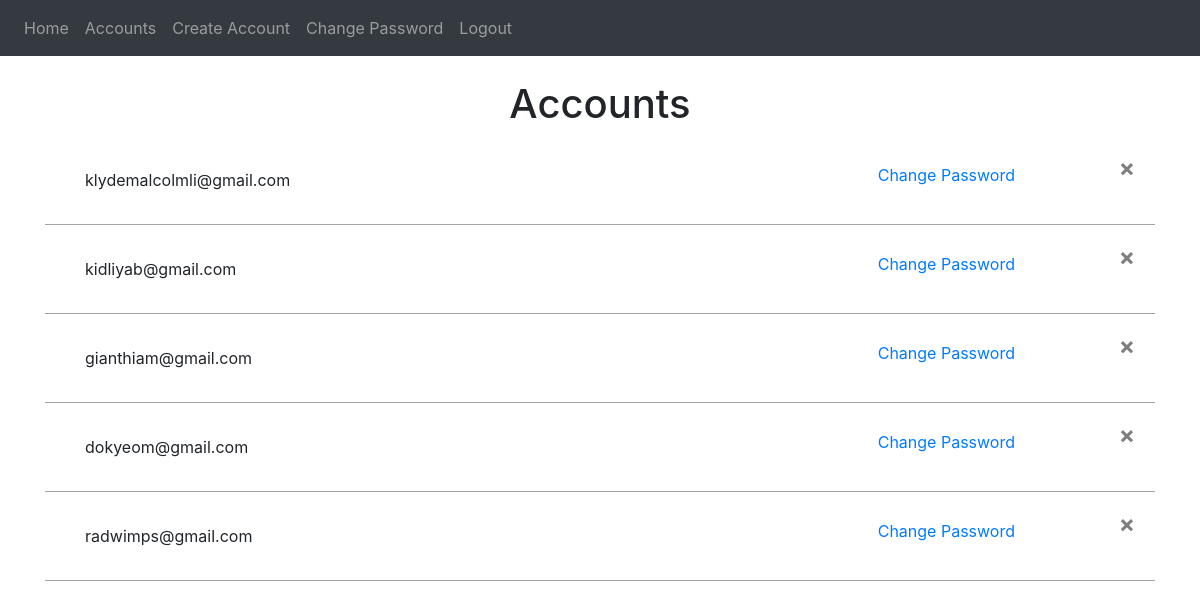
Page /accounts (signed in) on the earlier database version.
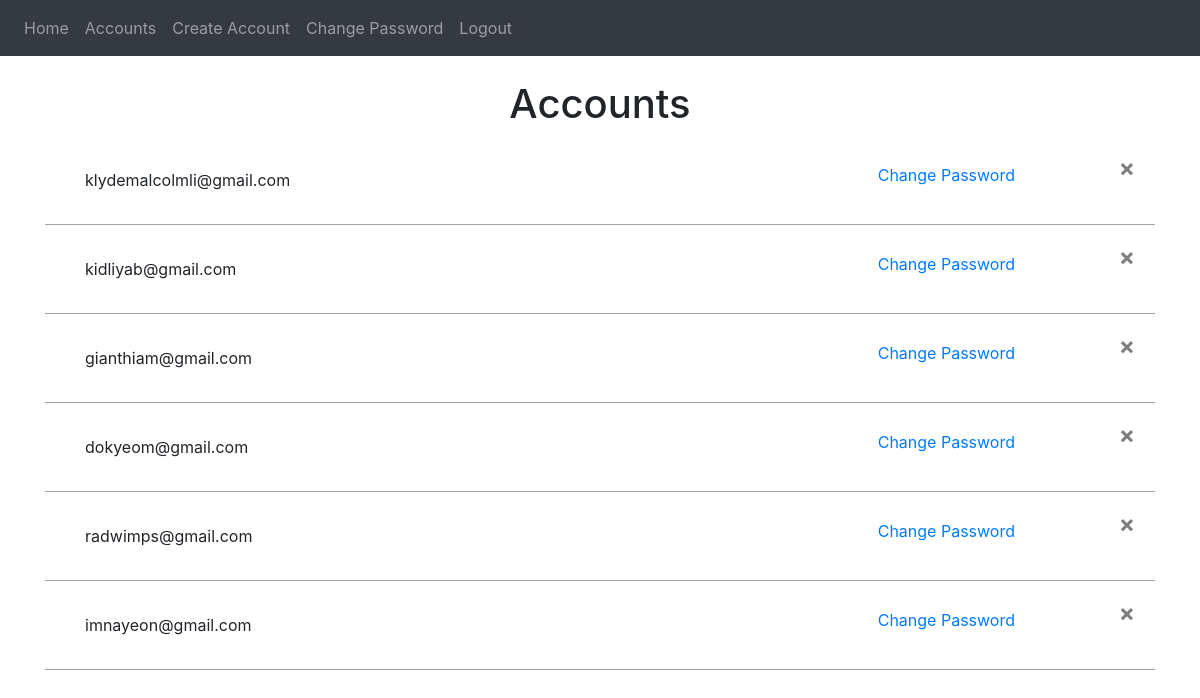
Same page on the later database version.
### website/models.py (models this page shows)
class User(db.Model, UserMixin):
    id = db.Column(db.Integer, primary_key=True)
    email = db.Column(db.String(150), unique=True)
    password = db.Column(db.String(150))
    firstName = db.Column(db.String(150))

### website/views.py (the view)
@ views.route('/accounts', methods=['GET', 'POST'])
@ login_required
def accounts():
    if current_user.id > 3:
        return redirect(url_for('views.home'))
    if request.method == 'POST':
        session['changePasswordFor'] = request.form.get('changePasswordFor')
        return redirect(url_for('auth.changePasswordFor'))
    users = User.query.all()
    return render_template("accounts.html", user=current_user, users=users)

### website/__init__.py (called while the page is built)
def create_app():
    app = Flask(__name__)
    app.config['SECRET_KEY'] = 'holyshesh'
    app.config['SQLALCHEMY_DATABASE_URI'] = f'sqlite:///{DB_NAME}'
    db.init_app(app)
    from .views import views
    from .auth import auth
    app.register_blueprint(views, url_prefix='/')
    app.register_blueprint(auth, url_prefix='/')
    from .models import User
    with app.app_context():
        db.create_all()
    login_manager = LoginManager()
    login_manager.login_view = 'auth.login'
    login_manager.init_app(app)
    @login_manager.user_loader
    def load_user(id):
        return User.query.get(int(id))
    return app

### website/templates/accounts.html (shortened to what this page needs)
{% extends "base.html" %}
{% block content %}
<br/>
<h1 align="center">Accounts</h1>
    <ul class="list-group list-group-flush" id="notes">
            {% for fetchUser in users %}
                {% if fetchUser.id != user.id %}
                <div class="accounts" style="border-bottom: 1px solid rgb(163, 163, 163);">
                    <div style="width: 60%;">
                        <li class="list-group-item">
                            {{ fetchUser.email }}
                    </div>
                    <div style="width: 30%;">
                        <form method="POST" align="right">
                            <button type="submit" class="btn btn-link">Change Password</button>
                        </form>
                    </div>
                    <div style="width: 10%;">
                        <button type="button" class="close" onClick="deleteAcc({{ fetchUser.id }})">
                            <span aria-hidden="true">&times;</span>
                        </button>
                    </div>
                </div>
                {% endif %}
            {% endfor %}
    </ul>
{% endblock %}

Differences in the rows shown:
added User: email "imnayeon@gmail.com"
